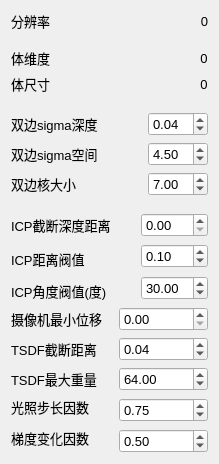
          <widget class="QWidget" name="page_2">
           <property name="geometry">
            <rect>
             <x>0</x>
             <y>0</y>
             <width>219</width>
             <height>464</height>
            </rect>
           </property>
           <attribute name="label">
            <string>Kinfu参数</string>
           </attribute>
           <layout class="QGridLayout" name="gridLayout_14">
            <item row="0" column="0">
             <layout class="QVBoxLayout" name="verticalLayout_7">
              <item>
               <layout class="QVBoxLayout" name="verticalLayout_6">
                <item>
                 <layout class="QGridLayout" name="gridLayout_13">
                  <item row="0" column="0">
                   <widget class="QLabel" name="label_3">
                    <property name="font">
                     <font>
                      <pointsize>10</pointsize>
                     </font>
                    </property>
                    <property name="text">
                     <string>分辨率</string>
                    </property>
                   </widget>
                  </item>
                  <item row="0" column="1">
                   <spacer name="horizontalSpacer_13">
                    <property name="font">
                     <font>
                      <pointsize>10</pointsize>
                     </font>
                    </property>
                    <property name="orientation">
                     <enum>Qt::Horizontal</enum>
                    </property>
                    <property name="sizeHint" stdset="0">
                     <size>
                      <width>40</width>
                      <height>20</height>
                     </size>
                    </property>
                   </spacer>
                  </item>
                  <item row="0" column="2">
                   <widget class="QLabel" name="res_value_label">
                    <property name="font">
                     <font>
                      <pointsize>10</pointsize>
                     </font>
                    </property>
                    <property name="text">
                     <string>0</string>
                    </property>
                    <property name="alignment">
                     <set>Qt::AlignRight|Qt::AlignTrailing|Qt::AlignVCenter</set>
                    </property>
                   </widget>
                  </item>
                 </layout>
                </item>
                <item>
                 <spacer name="verticalSpacer_4">
                  <property name="orientation">
                   <enum>Qt::Vertical</enum>
                  </property>
                  <property name="sizeHint" stdset="0">
                   <size>
                    <width>20</width>
                    <height>18</height>
                   </size>
                  </property>
                 </spacer>
                </item>
                <item>
                 <layout class="QGridLayout" name="gridLayout_12">
                  <item row="0" column="1">
                   <spacer name="horizontalSpacer_14">
                    <property name="font">
                     <font>
                      <pointsize>10</pointsize>
                     </font>
                    </property>
                    <property name="orientation">
                     <enum>Qt::Horizontal</enum>
                    </property>
                    <property name="sizeHint" stdset="0">
                     <size>
                      <width>40</width>
                      <height>20</height>
                     </size>
                    </property>
                   </spacer>
                  </item>
                  <item row="1" column="2">
                   <widget class="QLabel" name="size_label">
                    <property name="font">
                     <font>
                      <pointsize>10</pointsize>
                     </font>
                    </property>
                    <property name="text">
                     <string>0</string>
                    </property>
                    <property name="alignment">
                     <set>Qt::AlignCenter</set>
                    </property>
                   </widget>
                  </item>
                  <item row="0" column="2">
                   <widget class="QLabel" name="dims_label">
                    <property name="font">
                     <font>
                      <pointsize>10</pointsize>
                     </font>
                    </property>
                    <property name="text">
                     <string>0</string>
                    </property>
                    <property name="alignment">
                     <set>Qt::AlignCenter</set>
                    </property>
                   </widget>
                  </item>
                  <item row="0" column="0">
                   <widget class="QLabel" name="label_4">
                    <property name="font">
                     <font>
                      <pointsize>10</pointsize>
                     </font>
                    </property>
                    <property name="text">
                     <string>体维度</string>
                    </property>
                   </widget>
                  </item>
                  <item row="1" column="0">
                   <widget class="QLabel" name="label_5">
                    <property name="font">
                     <font>
                      <pointsize>10</pointsize>
                     </font>
                    </property>
                    <property name="text">
                     <string>体尺寸</string>
                    </property>
                   </widget>
                  </item>
                  <item row="1" column="1">
                   <spacer name="horizontalSpacer_15">
                    <property name="orientation">
                     <enum>Qt::Horizontal</enum>
                    </property>
                    <property name="sizeHint" stdset="0">
                     <size>
                      <width>40</width>
                      <height>20</height>
                     </size>
                    </property>
                   </spacer>
                  </item>
                 </layout>
                </item>
                <item>
                 <spacer name="verticalSpacer_3">
                  <property name="orientation">
                   <enum>Qt::Vertical</enum>
                  </property>
                  <property name="sizeHint" stdset="0">
                   <size>
                    <width>20</width>
                    <height>18</height>
                   </size>
                  </property>
                 </spacer>
                </item>
                <item>
                 <layout class="QGridLayout" name="gridLayout_9">
                  <item row="1" column="0">
                   <widget class="QLabel" name="label_7">
                    <property name="font">
                     <font>
                      <pointsize>10</pointsize>
                     </font>
                    </property>
                    <property name="text">
                     <string>双边sigma空间</string>
                    </property>
                   </widget>
                  </item>
                  <item row="2" column="0">
                   <widget class="QLabel" name="label_8">
                    <property name="font">
                     <font>
                      <pointsize>10</pointsize>
                     </font>
                    </property>
                    <property name="text">
                     <string>双边核大小</string>
                    </property>
                   </widget>
                  </item>
                  <item row="0" column="1">
                   <spacer name="horizontalSpacer_2">
                    <property name="font">
                     <font>
                      <pointsize>10</pointsize>
                     </font>
                    </property>
                    <property name="orientation">
                     <enum>Qt::Horizontal</enum>
                    </property>
                    <property name="sizeHint" stdset="0">
                     <size>
                      <width>40</width>
                      <height>20</height>
                     </size>
                    </property>
                   </spacer>
                  </item>
                  <item row="2" column="1">
                   <spacer name="horizontalSpacer_4">
                    <property name="font">
                     <font>
                      <pointsize>10</pointsize>
                     </font>
                    </property>
                    <property name="orientation">
                     <enum>Qt::Horizontal</enum>
                    </property>
                    <property name="sizeHint" stdset="0">
                     <size>
                      <width>40</width>
                      <height>20</height>
                     </size>
                    </property>
                   </spacer>
                  </item>
                  <item row="1" column="1">
                   <spacer name="horizontalSpacer_3">
                    <property name="font">
                     <font>
                      <pointsize>10</pointsize>
                     </font>
                    </property>
                    <property name="orientation">
                     <enum>Qt::Horizontal</enum>
                    </property>
                    <property name="sizeHint" stdset="0">
                     <size>
                      <width>40</width>
                      <height>20</height>
                     </size>
                    </property>
                   </spacer>
                  </item>
                  <item row="1" column="2">
                   <widget class="QDoubleSpinBox" name="sigma_spatial_sb">
                    <property name="font">
                     <font>
                      <pointsize>10</pointsize>
                     </font>
                    </property>
                    <property name="maximum">
                     <double>10.000000000000000</double>
                    </property>
                    <property name="singleStep">
                     <double>0.100000000000000</double>
                    </property>
                    <property name="value">
                     <double>4.500000000000000</double>
                    </property>
                   </widget>
                  </item>
                  <item row="0" column="2">
                   <widget class="QDoubleSpinBox" name="sigma_depth_sb">
                    <property name="font">
                     <font>
                      <pointsize>10</pointsize>
                     </font>
                    </property>
                    <property name="maximum">
                     <double>1.000000000000000</double>
                    </property>
                    <property name="singleStep">
                     <double>0.010000000000000</double>
                    </property>
                    <property name="value">
                     <double>0.040000000000000</double>
                    </property>
                   </widget>
                  </item>
                  <item row="2" column="2">
                   <widget class="QDoubleSpinBox" name="sigma_k_size_sb">
                    <property name="font">
                     <font>
                      <pointsize>10</pointsize>
                     </font>
                    </property>
                    <property name="maximum">
                     <double>20.000000000000000</double>
                    </property>
                    <property name="value">
                     <double>7.000000000000000</double>
                    </property>
                   </widget>
                  </item>
                  <item row="0" column="0">
                   <widget class="QLabel" name="label_6">
                    <property name="font">
                     <font>
                      <pointsize>10</pointsize>
                     </font>
                    </property>
                    <property name="text">
                     <string>双边sigma深度</string>
                    </property>
                   </widget>
                  </item>
                 </layout>
                </item>
                <item>
                 <spacer name="verticalSpacer">
                  <property name="orientation">
                   <enum>Qt::Vertical</enum>
                  </property>
                  <property name="sizeHint" stdset="0">
                   <size>
                    <width>13</width>
                    <height>18</height>
                   </size>
                  </property>
                 </spacer>
                </item>
                <item>
                 <layout class="QGridLayout" name="gridLayout_10">
                  <item row="0" column="0">
                   <widget class="QLabel" name="label_12">
                    <property name="font">
                     <font>
                      <pointsize>10</pointsize>
                     </font>
                    </property>
                    <property name="text">
                     <string>ICP截断深度距离</string>
                    </property>
                   </widget>
                  </item>
                  <item row="0" column="1" rowspan="2">
                   <spacer name="horizontalSpacer_5">
                    <property name="font">
                     <font>
                      <pointsize>10</pointsize>
                     </font>
                    </property>
                    <property name="orientation">
                     <enum>Qt::Horizontal</enum>
                    </property>
                    <property name="sizeHint" stdset="0">
                     <size>
                      <width>40</width>
                      <height>20</height>
                     </size>
                    </property>
                   </spacer>
                  </item>
                  <item row="0" column="2">
                   <widget class="QDoubleSpinBox" name="ICP_depthdist_sb">
                    <property name="font">
                     <font>
                      <pointsize>10</pointsize>
                     </font>
                    </property>
                   </widget>
                  </item>
                  <item row="1" column="2" rowspan="2">
                   <widget class="QDoubleSpinBox" name="ICP_dist_th_sb">
                    <property name="font">
                     <font>
                      <pointsize>10</pointsize>
                     </font>
                    </property>
                    <property name="singleStep">
                     <double>0.100000000000000</double>
                    </property>
                    <property name="value">
                     <double>0.100000000000000</double>
                    </property>
                   </widget>
                  </item>
                  <item row="2" column="0">
                   <widget class="QLabel" name="label_13">
                    <property name="font">
                     <font>
                      <pointsize>10</pointsize>
                     </font>
                    </property>
                    <property name="text">
                     <string>ICP距离阀值</string>
                    </property>
                   </widget>
                  </item>
                  <item row="2" column="1" rowspan="2">
                   <spacer name="horizontalSpacer_6">
                    <property name="font">
                     <font>
                      <pointsize>10</pointsize>
                     </font>
                    </property>
                    <property name="orientation">
                     <enum>Qt::Horizontal</enum>
                    </property>
                    <property name="sizeHint" stdset="0">
                     <size>
                      <width>40</width>
                      <height>20</height>
                     </size>
                    </property>
                   </spacer>
                  </item>
                  <item row="3" column="2" rowspan="2">
                   <widget class="QDoubleSpinBox" name="ICP_angel_th_sb">
                    <property name="font">
                     <font>
                      <pointsize>10</pointsize>
                     </font>
                    </property>
                    <property name="maximum">
                     <double>360.000000000000000</double>
                    </property>
                    <property name="singleStep">
                     <double>0.010000000000000</double>
                    </property>
                    <property name="value">
                     <double>30.000000000000000</double>
                    </property>
                   </widget>
                  </item>
                  <item row="4" column="0">
                   <widget class="QLabel" name="label_14">
                    <property name="font">
                     <font>
                      <pointsize>10</pointsize>
                     </font>
                    </property>
                    <property name="text">
                     <string>ICP角度阀值(度)</string>
                    </property>
                   </widget>
                  </item>
                  <item row="4" column="1">
                   <spacer name="horizontalSpacer_7">
                    <property name="font">
                     <font>
                      <pointsize>10</pointsize>
                     </font>
                    </property>
                    <property name="orientation">
                     <enum>Qt::Horizontal</enum>
                    </property>
                    <property name="sizeHint" stdset="0">
                     <size>
                      <width>40</width>
                      <height>20</height>
                     </size>
                    </property>
                   </spacer>
                  </item>
                 </layout>
                </item>
                <item>
                 <layout class="QGridLayout" name="gridLayout_11">
                  <item row="0" column="0">
                   <widget class="QLabel" name="label_16">
                    <property name="font">
                     <font>
                      <pointsize>10</pointsize>
                     </font>
                    </property>
                    <property name="text">
                     <string>摄像机最小位移</string>
                    </property>
                   </widget>
                  </item>
                  <item row="0" column="1">
                   <spacer name="horizontalSpacer_8">
                    <property name="font">
                     <font>
                      <pointsize>10</pointsize>
                     </font>
                    </property>
                    <property name="orientation">
                     <enum>Qt::Horizontal</enum>
                    </property>
                    <property name="sizeHint" stdset="0">
                     <size>
                      <width>40</width>
                      <height>20</height>
                     </size>
                    </property>
                   </spacer>
                  </item>
                  <item row="0" column="2">
                   <widget class="QDoubleSpinBox" name="cam_min_move_sb">
                    <property name="font">
                     <font>
                      <pointsize>10</pointsize>
                     </font>
                    </property>
                   </widget>
                  </item>
                  <item row="1" column="0">
                   <widget class="QLabel" name="label_17">
                    <property name="font">
                     <font>
                      <pointsize>10</pointsize>
                     </font>
                    </property>
                    <property name="text">
                     <string>TSDF截断距离</string>
                    </property>
                   </widget>
                  </item>
                  <item row="1" column="1">
                   <spacer name="horizontalSpacer_9">
                    <property name="font">
                     <font>
                      <pointsize>10</pointsize>
                     </font>
                    </property>
                    <property name="orientation">
                     <enum>Qt::Horizontal</enum>
                    </property>
                    <property name="sizeHint" stdset="0">
                     <size>
                      <width>40</width>
                      <height>20</height>
                     </size>
                    </property>
                   </spacer>
                  </item>
                  <item row="1" column="2">
                   <widget class="QDoubleSpinBox" name="tsdf_dist_sb">
                    <property name="font">
                     <font>
                      <pointsize>10</pointsize>
                     </font>
                    </property>
                    <property name="maximum">
                     <double>1.000000000000000</double>
                    </property>
                    <property name="singleStep">
                     <double>0.010000000000000</double>
                    </property>
                    <property name="value">
                     <double>0.040000000000000</double>
                    </property>
                   </widget>
                  </item>
                  <item row="2" column="0">
                   <widget class="QLabel" name="label_15">
                    <property name="font">
                     <font>
                      <pointsize>10</pointsize>
                     </font>
                    </property>
                    <property name="text">
                     <string>TSDF最大重量</string>
                    </property>
                   </widget>
                  </item>
                  <item row="2" column="1">
                   <spacer name="horizontalSpacer_10">
                    <property name="font">
                     <font>
                      <pointsize>10</pointsize>
                     </font>
                    </property>
                    <property name="orientation">
                     <enum>Qt::Horizontal</enum>
                    </property>
                    <property name="sizeHint" stdset="0">
                     <size>
                      <width>40</width>
                      <height>20</height>
                     </size>
                    </property>
                   </spacer>
                  </item>
                  <item row="2" column="2">
                   <widget class="QDoubleSpinBox" name="tsdf_max_weight_sb">
                    <property name="font">
                     <font>
                      <pointsize>10</pointsize>
                     </font>
                    </property>
                    <property name="maximum">
                     <double>999999.000000000000000</double>
                    </property>
                    <property name="value">
                     <double>64.000000000000000</double>
                    </property>
                   </widget>
                  </item>
                  <item row="3" column="0">
                   <widget class="QLabel" name="label_19">
                    <property name="font">
                     <font>
                      <pointsize>10</pointsize>
                     </font>
                    </property>
                    <property name="text">
                     <string>光照步长因数</string>
                    </property>
                   </widget>
                  </item>
                  <item row="3" column="1" rowspan="2">
                   <spacer name="horizontalSpacer_11">
                    <property name="font">
                     <font>
                      <pointsize>10</pointsize>
                     </font>
                    </property>
                    <property name="orientation">
                     <enum>Qt::Horizontal</enum>
                    </property>
                    <property name="sizeHint" stdset="0">
                     <size>
                      <width>40</width>
                      <height>20</height>
                     </size>
                    </property>
                   </spacer>
                  </item>
                  <item row="3" column="2" rowspan="2">
                   <widget class="QDoubleSpinBox" name="raycast_factor_sb">
                    <property name="font">
                     <font>
                      <pointsize>10</pointsize>
                     </font>
                    </property>
                    <property name="maximum">
                     <double>1.000000000000000</double>
                    </property>
                    <property name="singleStep">
                     <double>0.010000000000000</double>
                    </property>
                    <property name="value">
                     <double>0.750000000000000</double>
                    </property>
                   </widget>
                  </item>
                  <item row="4" column="0" rowspan="2">
                   <widget class="QLabel" name="label_18">
                    <property name="font">
                     <font>
                      <pointsize>10</pointsize>
                     </font>
                    </property>
                    <property name="text">
                     <string>梯度变化因数</string>
                    </property>
                   </widget>
                  </item>
                  <item row="5" column="1">
                   <spacer name="horizontalSpacer_12">
                    <property name="font">
                     <font>
                      <pointsize>10</pointsize>
                     </font>
                    </property>
                    <property name="orientation">
                     <enum>Qt::Horizontal</enum>
                    </property>
                    <property name="sizeHint" stdset="0">
                     <size>
                      <width>40</width>
                      <height>20</height>
                     </size>
                    </property>
                   </spacer>
                  </item>
                  <item row="5" column="2">
                   <widget class="QDoubleSpinBox" name="gradient_factor_sb">
                    <property name="font">
                     <font>
                      <pointsize>10</pointsize>
                     </font>
                    </property>
                    <property name="maximum">
                     <double>1.000000000000000</double>
                    </property>
                    <property name="singleStep">
                     <double>0.100000000000000</double>
                    </property>
                    <property name="value">
                     <double>0.500000000000000</double>
                    </property>
                   </widget>
                  </item>
                 </layout>
                </item>
               </layout>
              </item>
             </layout>
            </item>
           </layout>
          </widget>
